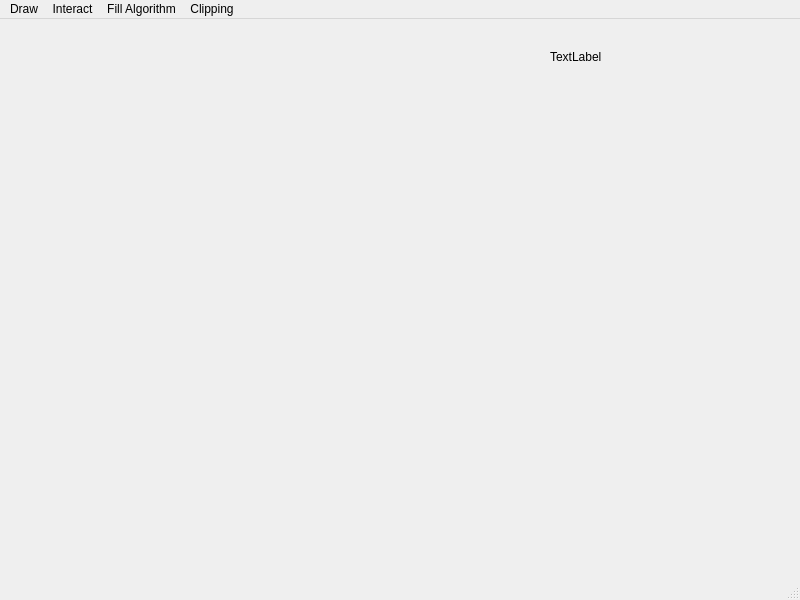
<?xml version="1.0" encoding="UTF-8"?>
<ui version="4.0">
 <class>MainWindow</class>
 <widget class="QMainWindow" name="MainWindow">
  <property name="geometry">
   <rect>
    <x>0</x>
    <y>0</y>
    <width>800</width>
    <height>600</height>
   </rect>
  </property>
  <property name="windowTitle">
   <string>Computer Graphics Demo</string>
  </property>
  <widget class="QWidget" name="centralwidget">
   <widget class="QWidget" name="widget" native="true">
    <property name="geometry">
     <rect>
      <x>550</x>
      <y>10</y>
      <width>211</width>
      <height>181</height>
     </rect>
    </property>
    <layout class="QVBoxLayout" name="verticalLayout">
     <item>
      <widget class="QLabel" name="label">
       <property name="text">
        <string>TextLabel</string>
       </property>
      </widget>
     </item>
     <item>
      <widget class="QLabel" name="label_2">
       <property name="text">
        <string/>
       </property>
      </widget>
     </item>
     <item>
      <widget class="QLabel" name="label_3">
       <property name="text">
        <string/>
       </property>
      </widget>
     </item>
    </layout>
   </widget>
  </widget>
  <widget class="QMenuBar" name="menubar">
   <property name="geometry">
    <rect>
     <x>0</x>
     <y>0</y>
     <width>800</width>
     <height>17</height>
    </rect>
   </property>
   <widget class="QMenu" name="menuDrawDemo">
    <property name="title">
     <string>Draw</string>
    </property>
    <widget class="QMenu" name="menuDrawLine">
     <property name="title">
      <string>DrawLine</string>
     </property>
     <addaction name="actionDDA"/>
     <addaction name="action_Bresenham"/>
     <addaction name="action_MPL"/>
    </widget>
    <widget class="QMenu" name="menu_DrawCircle">
     <property name="title">
      <string>DrawCircle</string>
     </property>
     <addaction name="actionMPC"/>
    </widget>
    <addaction name="menuDrawLine"/>
    <addaction name="menu_DrawCircle"/>
   </widget>
   <widget class="QMenu" name="menuInteractDemo">
    <property name="title">
     <string>Interact</string>
    </property>
    <addaction name="actionIdentifyObjects"/>
   </widget>
   <widget class="QMenu" name="menuFill_Algorithm">
    <property name="title">
     <string>Fill Algorithm</string>
    </property>
    <addaction name="actionBoundary_Fill_Algorithm"/>
   </widget>
   <widget class="QMenu" name="menuClipping">
    <property name="title">
     <string>Clipping</string>
    </property>
    <addaction name="actionCohen_Sutherland"/>
   </widget>
   <addaction name="menuDrawDemo"/>
   <addaction name="menuInteractDemo"/>
   <addaction name="menuFill_Algorithm"/>
   <addaction name="menuClipping"/>
  </widget>
  <widget class="QStatusBar" name="statusbar"/>
  <action name="actionDDA">
   <property name="text">
    <string>DDA</string>
   </property>
  </action>
  <action name="action_Bresenham">
   <property name="text">
    <string>Bresenham</string>
   </property>
  </action>
  <action name="action_MPL">
   <property name="text">
    <string>MPL</string>
   </property>
  </action>
  <action name="actionMPC">
   <property name="text">
    <string>MPC</string>
   </property>
  </action>
  <action name="actionIdentifyObjects">
   <property name="text">
    <string>IdentifyObjects</string>
   </property>
  </action>
  <action name="actionBoundary_Fill_Algorithm">
   <property name="text">
    <string>Boundary Fill Algorithm</string>
   </property>
  </action>
  <action name="actionCohen_Sutherland">
   <property name="text">
    <string>Cohen-Sutherland</string>
   </property>
  </action>
 </widget>
 <resources/>
 <connections/>
</ui>
